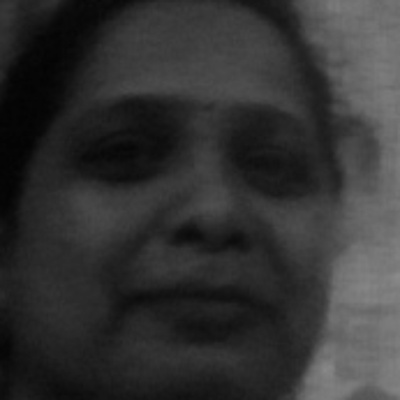
#> input picture datacollection/1.jpg, 400 x 400 px, given in place of the camera
$ python dataset.py
#> lines starting #> are read from the running program, lines starting #| are printed output that depends on the picture
import cv2
import numpy as np

face_classifier = cv2.CascadeClassifier('C:/Users/shree/AppData/Local/Programs/Python/Python39/Lib/site-packages/cv2/data/haarcascade_frontalface_default.xml')

def face_extractor(img):

    gray = cv2.cvtColor(img,cv2.COLOR_BGR2GRAY)
    faces = face_classifier.detectMultiScale(gray,1.3,5)

    if faces is ():
        return None

    for(x,y,w,h) in faces:
        cropped_face = img[y:y+h, x:x+w]

    return cropped_face


cap = cv2.VideoCapture(0)
count = 0


while True:
    ret, frame = cap.read()
#> frame is the input picture: shape (400, 400, 3); min 3, max 139, mean 51
    if face_extractor(frame) is not None:
#> in face_extractor, `faces = face_classifier.detectMultiScale(gray,1.3,5)`: faces = [[40, 28, 331, 331]]
#> the loop in face_extractor, `for(x,y,w,h) in faces:` made 1 pass
#> pass 1, in face_extractor, `cropped_face = img[y:y+h, x:x+w]`:
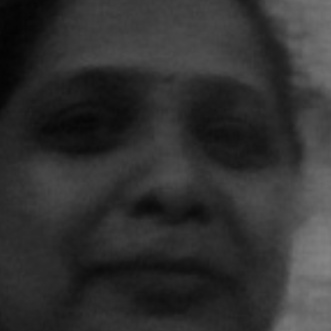
#> cropped_face: shape (331, 331, 3); min 3, max 133, mean 48.9
        count += 1
#> count = 1
        face = cv2.resize(face_extractor(frame), (400, 400))
#> the loop in face_extractor (call 2), `for(x,y,w,h) in faces:` made 1 pass
        face = cv2.cvtColor(face, cv2.COLOR_BGR2GRAY)
#> face: shape (400, 400)

        file_name_path = 'C:/Users/shree/Desktop/datacollection/'+str(count)+'.jpg'

        cv2.imwrite(file_name_path, face)

        cv2.putText(face,str(count),(50,50),cv2.FONT_HERSHEY_COMPLEX,1,(0,255,0),2)
#> face: shape (400, 400); min 0, max 133, mean 48.7
        cv2.imshow('Face Cropper',face)
    else:
        print("Face not found")
        pass

    if cv2.waitKey(1) == 13 or count == 20:
#> (key Esc is pressed here)
        break


cap.release()
cv2.destroyAllWindows()
print('Samples Collection Completed');

$ run again, on datacollection/10.jpg
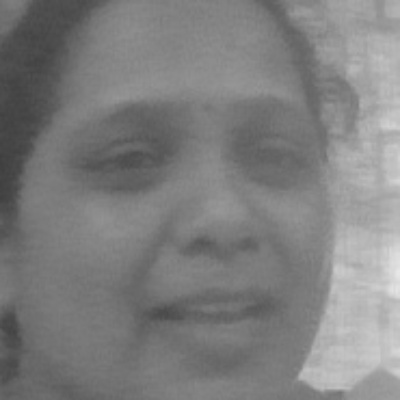
#> input picture datacollection/10.jpg, 400 x 400 px, given in place of the camera
#> frame is the input picture: shape (400, 400, 3); min 62, max 232, mean 126.8
#> faces = [[29, 33, 331, 331]]
#> the loop in face_extractor, `for(x,y,w,h) in faces:` made 1 pass
#> pass 1, in face_extractor, `cropped_face = img[y:y+h, x:x+w]`:
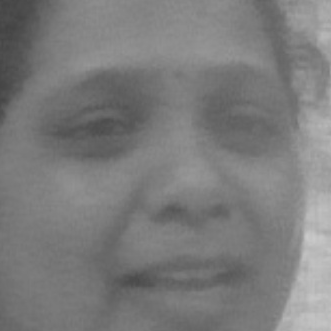
#> cropped_face: shape (331, 331, 3); min 67, max 202, mean 123.7
#> count = 1
#> the loop in face_extractor (call 2), `for(x,y,w,h) in faces:` made 1 pass
#> `cv2.putText(face,str(count),(50,50),cv2.FONT_HERSHEY_COMPLEX,1,(0,255,..`:
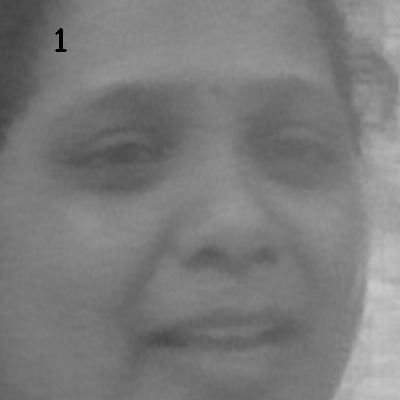
#> face: shape (400, 400); min 0, max 202, mean 123.5
